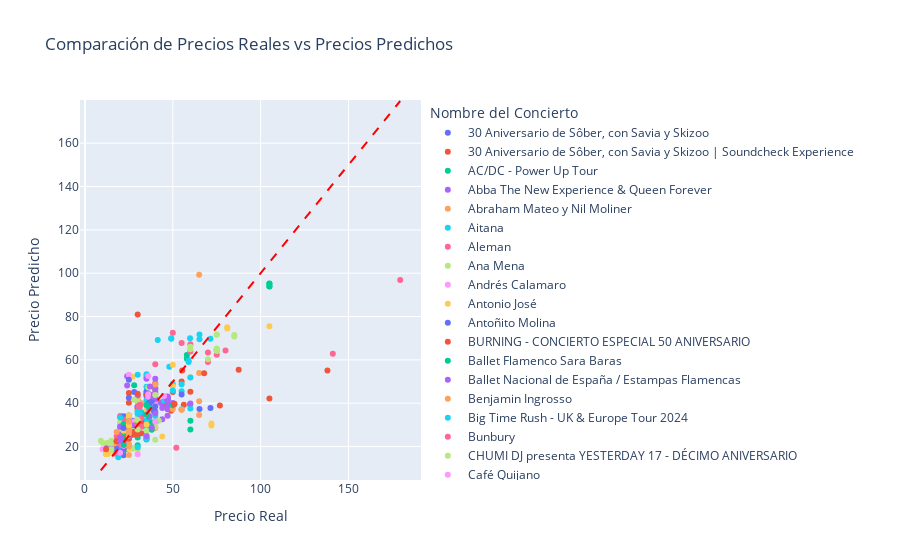

Notebook code cell kept with this figure:
### Markdown cell above
MODELO BASE REDES NEURONALES - ESTANDARIZADO

### Code cell
# Medir el tiempo de ejecución de la validación cruzada
start_time = time.time()

# Ejecutar la validación cruzada
results = cross_validate(pipeline, X_train, y, cv=ps, scoring=scoring, return_train_score=True)

end_time = time.time()
execution_time = end_time - start_time
print("Tiempo de ejecución:", execution_time, "segundos")

resultados = crear_tabla_resultados(results)

# Cargar el modelo en MLFLOW
cargar_modelo_mlflow(pipeline, 'MIN_PRICE', 'BASE ESTANDARIZADO', resultados, execution_time)

# Mostrar las predicciones y los valores reales
plot_model_predictions(pipeline, X_train, y, data)
feature_importance(pipeline, X_train, y, 15)
resultados
